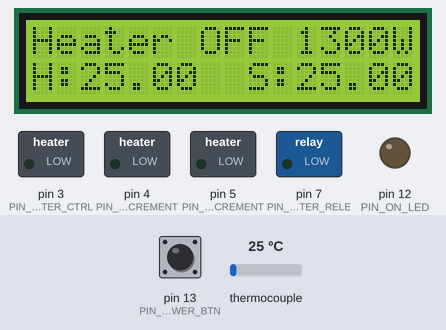
Bench run of a program on a simulated Arduino Uno, built with avr-gcc and run on an emulated ATmega328P. On the bench: 16×2 character LCD, switched loads named in the program (green lamp = pin HIGH), output pins drawn as LEDs (lit = HIGH). Dashed ring = blinking. Inputs (shaded band) come from the test bench; at power-on: pin 13 (PIN_POWER_BTN) LOW, thermocouple 25 °C. Pins used as bus, display or sensor lines are not drawn; what the program prints to the serial monitor is not drawn.

Above: at 1.6 s.
1.7 s: pin 13 (PIN_POWER_BTN) pulled HIGH for 0.15 s
At 5.9 s:
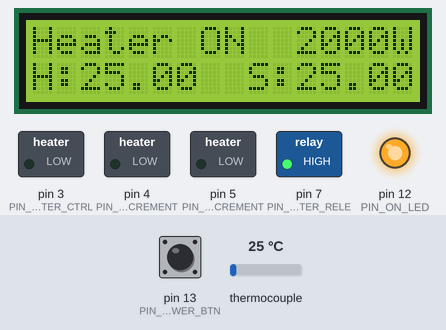
6.0 s: pin 13 (PIN_POWER_BTN) pulled HIGH for 3.2 s
At 7.6 s:
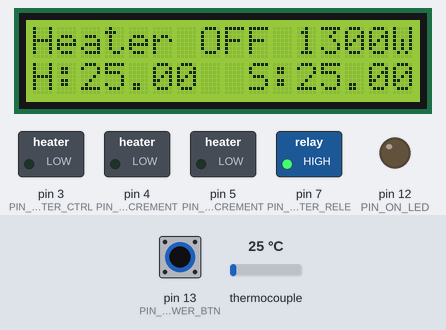
9.8 s: thermocouple set to 6 °C
At 12.4 s:
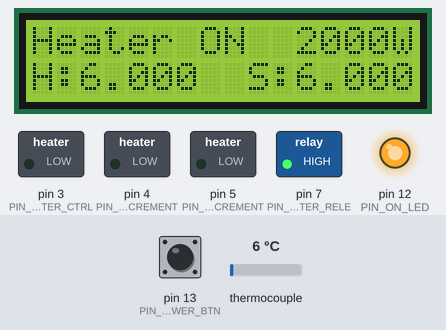
12.9 s: pin 13 (PIN_POWER_BTN) pulled HIGH for 3.2 s
At 16.6 s:
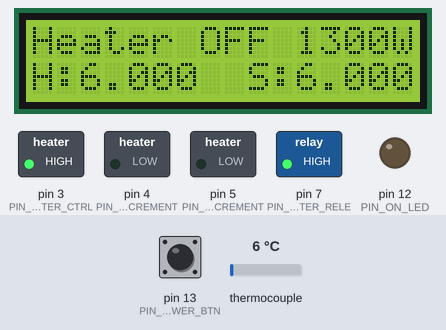
16.7 s: thermocouple set to 75 °C
At 18.7 s:
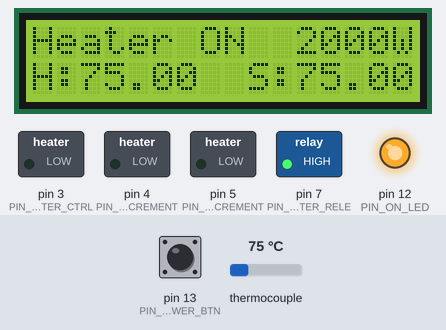
19.8 s: thermocouple set to 150 °C
At 21.7 s:
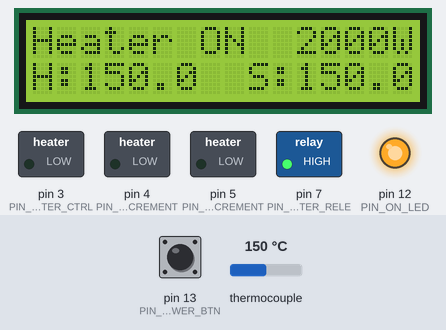
Timing chart, 0 to 23.2 s (numbered marks = the images above; inputs shaded):
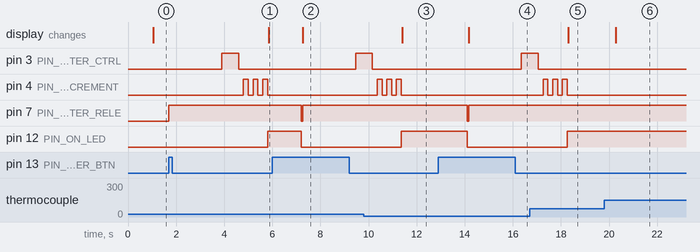

Measured:
- after the input at 1.7 s, pin 3 (PIN_HEATER_CTRL): LOW → HIGH after 2.2 s, → LOW 0.70 s later; pin 4 (PIN_HEATER_INCREMENT): alternates HIGH for 0.20 s and LOW for 0.20 s, starting after 3.1 s; pin 7 (PIN_HEATER_RELE): LOW → HIGH at once; pin 12 (PIN_ON_LED): LOW → HIGH after 4.1 s; the display: changes after 4.1 s (image 1)
- after the input at 6.0 s, pin 3 (PIN_HEATER_CTRL): LOW → HIGH after 3.5 s; pin 7 (PIN_HEATER_RELE): HIGH → LOW after 1.2 s, → HIGH 0.06 s later; pin 12 (PIN_ON_LED): HIGH → LOW after 1.2 s; the display: changes after 1.3 s (image 2)
- after the input at 9.8 s, the display: changes after 1.6 s (image 3)
- after the input at 12.9 s, pin 3 (PIN_HEATER_CTRL): LOW → HIGH after 3.5 s; pin 7 (PIN_HEATER_RELE): HIGH → LOW after 1.2 s, → HIGH 0.06 s later; pin 12 (PIN_ON_LED): HIGH → LOW after 1.2 s; the display: changes after 1.3 s (image 4)
- after the input at 16.7 s, the display: changes after 1.6 s (image 5)
- after the input at 19.8 s, the display: changes after 0.48 s (image 6)

The program:

main.cpp
```cpp
#include <Arduino.h>
#include <max6675.h>
#include <LiquidCrystal_I2C.h>

enum Temperature : uint8_t
{
    T120,
    T400,
    T800,
    T1000,
    T1300,
    T1600,
    T1800,
    T2000,
};

// Macro declaration

#define PIN_HEATER_POWER 2
#define PIN_HEATER_CTRL 3
#define PIN_HEATER_INCREMENT 4
#define PIN_HEATER_DECREMENT 5
#define PIN_HEATER_RELE 7

#define PIN_TERMC_SCLK 8
#define PIN_TERMC_CS 9
#define PIN_TERMC_MISO 10

#define PIN_POWER_BTN 13
#define PIN_ON_LED 12

#define PIN_H_RELE_ON_DELAY 2000
#define PIN_H_RELE_OFF_DELAY 1000
#define PIN_H_DEFAULT_DELAY 200
#define PIN_H_CTRL_DELAY 700
#define RRB_TICK_DELAY 10
#define RRB_METRIC_INTERVAL 95

const Temperature INIT_SET_TEMPERATURE = Temperature::T2000;

// Global shared state

MAX6675 termocouple(PIN_TERMC_SCLK, PIN_TERMC_CS, PIN_TERMC_MISO);
LiquidCrystal_I2C lcd(0x27, 16, 2);

Temperature current_temp = Temperature::T1300;
unsigned int rrb_state_count = 1;
bool turned_on = false;

void setup()
{
    pinMode(PIN_HEATER_POWER, OUTPUT);
    pinMode(PIN_HEATER_CTRL, OUTPUT);
    pinMode(PIN_HEATER_INCREMENT, OUTPUT);
    pinMode(PIN_HEATER_DECREMENT, OUTPUT);

    pinMode(PIN_HEATER_RELE, OUTPUT);

    pinMode(PIN_POWER_BTN, INPUT);
    pinMode(PIN_ON_LED, OUTPUT);

    Serial.begin(921600);

    lcd.init();
    lcd.setBacklight(0x1);
}

inline void turn_heater_power()
{
    digitalWrite(PIN_HEATER_POWER, HIGH);
    delay(PIN_H_DEFAULT_DELAY);
    digitalWrite(PIN_HEATER_POWER, LOW);
}

inline void turn_heater_ctrl()
{
    digitalWrite(PIN_HEATER_CTRL, HIGH);
    delay(PIN_H_CTRL_DELAY);
    digitalWrite(PIN_HEATER_CTRL, LOW);
}

inline void turn_heater_increment()
{
    digitalWrite(PIN_HEATER_INCREMENT, HIGH);
    delay(PIN_H_DEFAULT_DELAY);
    digitalWrite(PIN_HEATER_INCREMENT, LOW);
}

inline void turn_heater_decrement()
{
    digitalWrite(PIN_HEATER_DECREMENT, HIGH);
    delay(PIN_H_DEFAULT_DELAY);
    digitalWrite(PIN_HEATER_DECREMENT, LOW);
}

char *temperature_display_watts(Temperature t)
{
    switch (t)
    {
    case Temperature::T120:
        return " 120W";
    case Temperature::T400:
        return " 400W";
    case Temperature::T800:
        return " 800W";
    case Temperature::T1000:
        return "1000W";
    case Temperature::T1300:
        return "1300W";
    case Temperature::T1600:
        return "1600W";
    case Temperature::T1800:
        return "1800W";
    case Temperature::T2000:
        return "2000W";
    }
}

void set_temperature(const Temperature temp)
{
    if (temp > current_temp)
    {
        for (int8_t dif = temp - current_temp; dif > 0; dif--)
        {
            delay(PIN_H_DEFAULT_DELAY);
            turn_heater_increment();
        }
    }
    else if (current_temp > temp)
    {
        for (int8_t dif = current_temp - temp; dif > 0; dif--)
        {
            delay(PIN_H_DEFAULT_DELAY);
            turn_heater_decrement();
        }
    }

    current_temp = temp;
}

inline void adjust_heater()
{
    current_temp = Temperature::T1300;
    turn_heater_ctrl();
    set_temperature(INIT_SET_TEMPERATURE);
}

float celcius;

const char *celcius_str = "1024.000000000000000000000000000";
char *lcd_line1 = "Heater          ";
char *watts_cache = " 120w";
char *lcd_line2 = "H:       S:     ";
char *json_str = "{\"temperature_1\":       }\r\n";

String string(1024.78);

void submit_metrics()
{
    celcius = termocouple.readCelsius();
    string = String(celcius, 5);
    celcius_str = string.c_str();

    watts_cache = temperature_display_watts(current_temp);

    lcd_line1[11] = watts_cache[0];
    lcd_line1[12] = watts_cache[1];
    lcd_line1[13] = watts_cache[2];
    lcd_line1[14] = watts_cache[3];
    lcd_line1[15] = watts_cache[4];

    if (turned_on)
    {
        lcd_line1[7] = 'O';
        lcd_line1[8] = 'N';
        lcd_line1[9] = ' ';
    }
    else
    {
        lcd_line1[7] = 'O';
        lcd_line1[8] = 'F';
        lcd_line1[9] = 'F';
    }

    lcd_line2[2] = celcius_str[0],
    lcd_line2[3] = celcius_str[1];
    lcd_line2[4] = celcius_str[2];
    lcd_line2[5] = celcius_str[3];
    lcd_line2[6] = celcius_str[4];

    lcd_line2[11] = celcius_str[0],
    lcd_line2[12] = celcius_str[1];
    lcd_line2[13] = celcius_str[2];
    lcd_line2[14] = celcius_str[3];
    lcd_line2[15] = celcius_str[4];

    json_str[17] = celcius_str[0];
    json_str[18] = celcius_str[1];
    json_str[19] = celcius_str[2];
    json_str[20] = celcius_str[3];
    json_str[21] = celcius_str[4];
    json_str[22] = celcius_str[5];
    json_str[23] = celcius_str[6];

    lcd.clear();

    lcd.setCursor(0, 0);
    lcd.print(lcd_line1);

    lcd.setCursor(0, 1);
    lcd.print(lcd_line2);

    Serial.write(json_str);
}

void change_power_state()
{
    if (!turned_on)
    {
        digitalWrite(PIN_HEATER_RELE, 0x1);
        delay(PIN_H_RELE_ON_DELAY);

        turn_heater_power();
        adjust_heater();
    }
    else
    {
        turn_heater_power();

        delay(PIN_H_RELE_OFF_DELAY);
        digitalWrite(PIN_HEATER_RELE, 0x0);

        current_temp = Temperature::T1300;
    }

    turned_on = !turned_on;
    digitalWrite(PIN_ON_LED, turned_on);
}

void loop()
{
    if (rrb_state_count > RRB_METRIC_INTERVAL)
    {
        rrb_state_count = 1;
        submit_metrics();
    }
    else if (digitalRead(PIN_POWER_BTN))
    {
        change_power_state();
        rrb_state_count = RRB_METRIC_INTERVAL;
    }
    rrb_state_count++;

    delay(RRB_TICK_DELAY);
}
```
